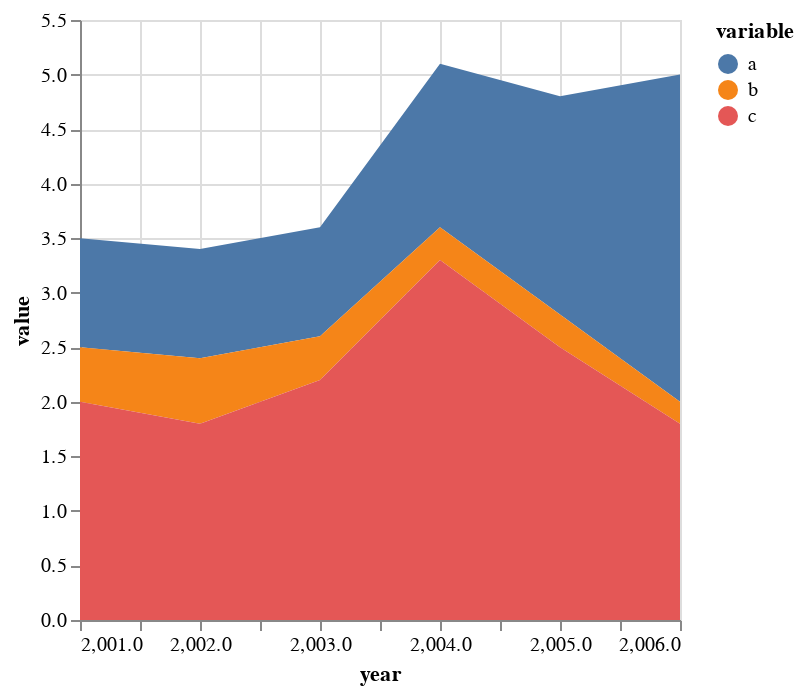

The cell this chart's notebook holds for it:
### Code cell
using VegaLite, VegaDatasets
using FileIO
a = [1,1,1,1.5,2,3]
b = [0.5,0.6,0.4,0.3,0.3,0.2]
c = [2,1.8,2.2,3.3,2.5,1.8]
sNames = ["a","b","c"]
xLabels = [2001,2002,2003,2004,2005,2006]

df = DataFrame(year=xLabels, a=a, b=b, c=c)

df |> stack |> @vlplot(:area, x=:year, y={:value, stack=:zero}, color="variable:n")

### Figure 1 — Vega-Lite specification as saved in the notebook (floating-point values rounded to 4 significant figures)
{"data": {"values": [{"value": 1, "variable": "a", "year": 2001}, {"value": 1, "variable": "a", "year": 2002}, {"value": 1, "variable": "a", "year": 2003}, {"value": 1.5, "variable": "a", "year": 2004}, {"value": 2, "variable": "a", "year": 2005}, {"value": 3, "variable": "a", "year": 2006}, {"value": 0.5, "variable": "b", "year": 2001}, {"value": 0.6, "variable": "b", "year": 2002}, {"value": 0.4, "variable": "b", "year": 2003}, {"value": 0.3, "variable": "b", "year": 2004}, {"value": 0.3, "variable": "b", "year": 2005}, {"value": 0.2, "variable": "b", "year": 2006}, {"value": 2, "variable": "c", "year": 2001}, {"value": 1.8, "variable": "c", "year": 2002}, {"value": 2.2, "variable": "c", "year": 2003}, {"value": 3.3, "variable": "c", "year": 2004}, {"value": 2.5, "variable": "c", "year": 2005}, {"value": 1.8, "variable": "c", "year": 2006}]}, "encoding": {"color": {"field": "variable", "type": "nominal"}, "x": {"field": "year", "type": "quantitative"}, "y": {"field": "value", "stack": "zero", "type": "quantitative"}}, "mark": "area"}
